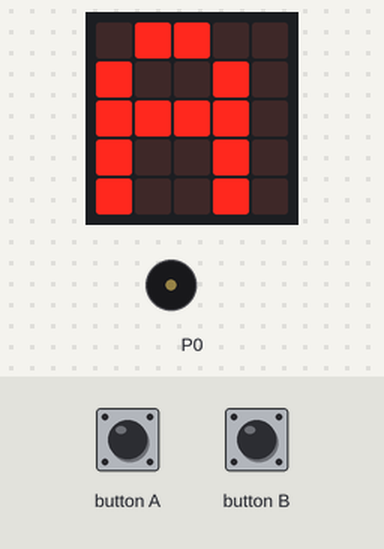
Bench run of a program on a simulated BBC micro:bit running MicroPython. On the bench: the board's 5×5 LED display, buzzer (waves = sounding). Inputs (shaded band) come from the test bench.

Above: at 0.17 s.
At 1.2 s:
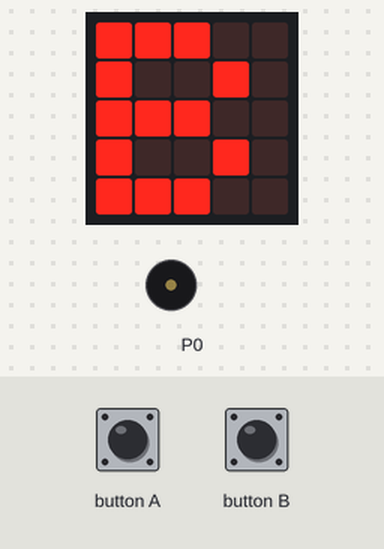
1.3 s: button A pressed for 0.15 s
At 7.1 s:
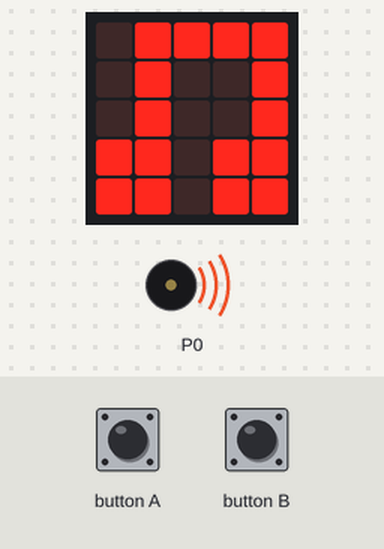
Timing chart, 0 to 8.0 s (numbered marks = the images above; inputs shaded):
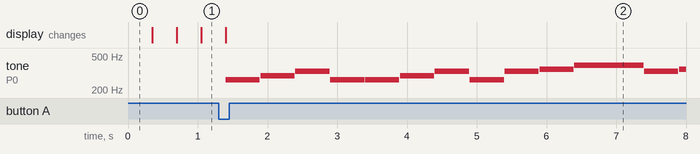

Measured:
- after the input at 1.3 s, tone on P0: plays 262 Hz for 0.49 s, 294 Hz for 0.49 s, 330 Hz for 0.49 s, 262 Hz for 0.49 s, 262 Hz for 0.49 s, 294 Hz for 0.49 s … (13 notes in this stretch), starting after 0.10 s; the display: changes after 0.10 s (image 2)

The program:

basic-music.py
```python
from microbit import *
import music

tune = ["C4:4", "D4:4", "E4:4", "C4:4", "C4:4", "D4:4", "E4:4",
        "C4:4", "E4:4", "F4:4", "G4:8", "E4:4", "F4:4", "G4:8"]

tt = Image("99900:"
           "09000:"
           "00000:"
           "00999:"
           "00090")

# NB - this needs croc clips connected to headphones to work
# "0" to the bottom of the jack
# "GND" to the top of the jack
while True:
    while True:
        # while True:
        display.show("A")
        sleep(350)
        display.show("B")
        sleep(350)
        if button_a.was_pressed():
            break
        elif button_b.was_pressed():
            break
    display.show(Image.MUSIC_QUAVERS)
    # display.show(tt)
    music.play(tune)
```
